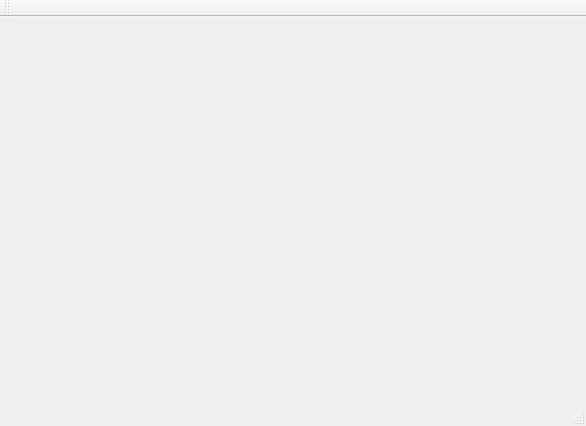
<?xml version="1.0" encoding="UTF-8"?>
<ui version="4.0">
 <class>QtVRClass</class>
 <widget class="QMainWindow" name="QtVRClass">
  <property name="geometry">
   <rect>
    <x>0</x>
    <y>0</y>
    <width>586</width>
    <height>426</height>
   </rect>
  </property>
  <property name="windowTitle">
   <string>QtVR</string>
  </property>
  <widget class="QWidget" name="centralWidget">
   <layout class="QHBoxLayout" name="horizontalLayout">
    <item>
     <widget class="QtOpenVR" name="widget" native="true"/>
    </item>
   </layout>
  </widget>
  <widget class="QMenuBar" name="menuBar">
   <property name="geometry">
    <rect>
     <x>0</x>
     <y>0</y>
     <width>586</width>
     <height>21</height>
    </rect>
   </property>
  </widget>
  <widget class="QToolBar" name="mainToolBar">
   <attribute name="toolBarArea">
    <enum>TopToolBarArea</enum>
   </attribute>
   <attribute name="toolBarBreak">
    <bool>false</bool>
   </attribute>
  </widget>
  <widget class="QStatusBar" name="statusBar"/>
 </widget>
 <layoutdefault spacing="6" margin="11"/>
 <customwidgets>
  <customwidget>
   <class>QtOpenVR</class>
   <extends>QWidget</extends>
   <header>QtOpenVR.h</header>
   <container>1</container>
  </customwidget>
 </customwidgets>
 <resources>
  <include location="QtVR.qrc"/>
 </resources>
 <connections/>
</ui>
